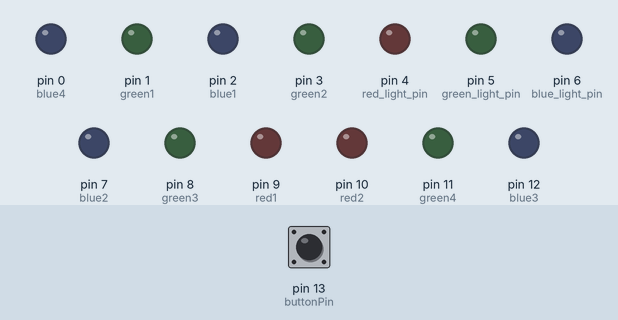
Simulated run of this sketch. Board: Arduino Uno, built with avr-gcc and run on an emulated ATmega328P. Shown: output pins drawn as LEDs (lit = HIGH). Inputs (shaded band) come from the test bench; at power-on: pin 13 (buttonPin) LOW.

Above: at 1.2 s.
1.3 s: pin 13 (buttonPin) pulled HIGH for 0.15 s
At 1.45 s:
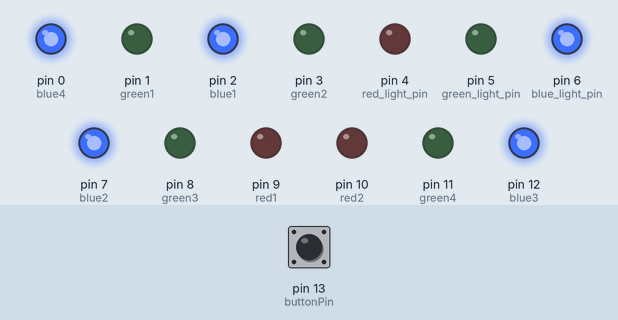
At 1.85 s:
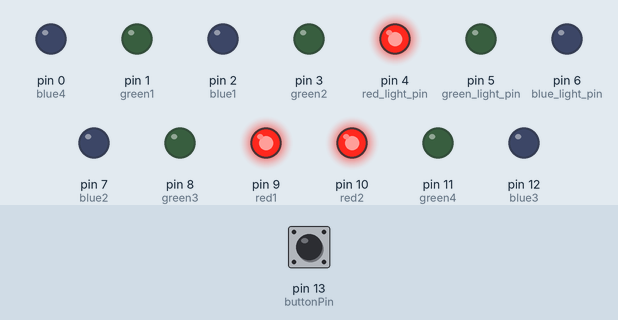
Timing chart, 0 to 17.8 s (numbered marks = the images above; inputs shaded):
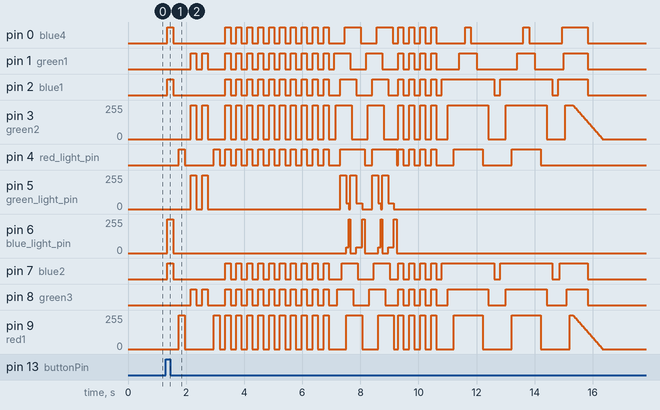

The sketch:

sketch.ino
```cpp
int blue4 = 0;
int green1 = 1;
int blue1 = 2;
int green2 = 3;
int red_light_pin = 4;
int green_light_pin = 5;
int blue_light_pin = 6;
int blue2 = 7;
int green3 = 8;
int red1 = 9;
int red2 = 10;
int green4 = 11;
int blue3 = 12;
int soundPin = 0;
int buttonPin = 13;
int buttonState = 0;
int sound;
int scale;
int restart = 0;
int brightness = 255;
int fadeAmount = -5;

int blueGroup[] = { blue1, blue2, blue3, blue4 };
int greenGroup[] = { green1, green2, green3, green4 };
int redGroup[] = { red1, red2 };
void setup() {
  pinMode(blue1, OUTPUT);
  pinMode(green2, OUTPUT);
  pinMode(blue2, OUTPUT);
  pinMode(green3, OUTPUT);
  pinMode(red_light_pin, OUTPUT);
  pinMode(green_light_pin, OUTPUT);
  pinMode(blue_light_pin, OUTPUT);
  pinMode(blue3, OUTPUT);
  pinMode(green1, OUTPUT);
  pinMode(red1, OUTPUT);
  pinMode(red2, OUTPUT);
  pinMode(green4, OUTPUT);
  pinMode(blue4, OUTPUT);
  digitalWrite(0, LOW);
  digitalWrite(1, LOW);
  pinMode(buttonPin, INPUT);
  //Serial.begin(9600);
}
void loop() {
	buttonState = digitalRead(buttonPin);
  delay(50);

  if (buttonState == 1) {
  BlueGroup(0, HIGH, 0, 4);
  RGB_color(0, 0, 255); // blue
  delay(200);
  RGB_color(0, 0, 0);
  BlueGroup(0, LOW, 0, 4);
  delay(200);
  RGB_color(255, 0, 0);
  RedGroup(0, HIGH);
  delay(200);
  RGB_color(0, 0, 0);
  RedGroup(0, LOW);
  delay(200);
  RGB_color(0, 255, 0);
  GreenGroup(0, HIGH, 0, 4);
  delay(200);
  RGB_color(0, 0, 0);
  GreenGroup(0, LOW, 0, 4);
  delay(200);
  RGB_color(0, 255, 0);
  GreenGroup(0, HIGH, 0, 4);
  delay(200);
  RGB_color(0, 0, 0);
  GreenGroup(0, LOW, 0, 4);
  delay(200);
  RGB_color(255, 0, 0);
  RedGroup(0, HIGH);
  delay(200);
  RGB_color(0, 0, 0);
  RedGroup(0, LOW);
  delay(200);
  //hammer

  for (int i = 0; i < 10; i++) {
  RGB_color(255, 0, 0);
  GreenGroup(0, HIGH, 0, 4);
  BlueGroup(0, HIGH, 0, 4);
  RedGroup(0, HIGH);
  delay(175);
  RGB_color(0, 0, 0);
  GreenGroup(0, LOW, 0, 4);
  BlueGroup(0, LOW, 0, 4);
  RedGroup(0, LOW);
  delay(200);
  }
  for (int i = 0; i < 2; i++) {
  GreenGroup(50, HIGH, 0, 4);
  RGB_color(255, 255, 0);
  BlueGroup(50, HIGH, 0, 4);
  RGB_color(165,42,42);
  RedGroup(50, HIGH);
  RGB_color(255, 0, 255);
  delay(50);
  RGB_color(255, 255, 0);
  GreenGroup(50, LOW, 0, 4);
  RGB_color(165,42,42);
  BlueGroup(50, LOW, 0, 4);
  RGB_color(255, 0, 255);
  RedGroup(50, LOW);
  RGB_color(0, 0, 0);
  delay(50);
  }
  for (int i = 0; i < 4; i++) {
  RGB_color(255, 0, 0);
  GreenGroup(0, HIGH, 0, 4);
  BlueGroup(0, HIGH, 0, 4);
  RedGroup(0, HIGH);
  delay(175);
   RGB_color(0, 0, 0);
  GreenGroup(0, LOW, 0, 4);
  BlueGroup(0, LOW, 0, 4);
  RedGroup(0, LOW);
  delay(200);
  }
  BlueGroup(0, HIGH, 0, 2);
  delay(200);
  digitalWrite(green2, HIGH);
  digitalWrite(green3, HIGH);
  delay(200);
  RedGroup(0, HIGH);
  RGB_color(255, 0, 0);
  delay(200);
  digitalWrite(green1, HIGH);
  digitalWrite(green4, HIGH);
  delay(200);
  BlueGroup(0, HIGH, 2, 4);
  delay(200);
  BlueGroup(0, LOW, 2, 4);
  delay(200);
  digitalWrite(green4, LOW);
  digitalWrite(green1, LOW);
   delay(200);
  RedGroup(0, LOW);
  RGB_color(0, 0, 0);
  delay(200);
  digitalWrite(green3, LOW);
  digitalWrite(green2, LOW);
  delay(200);
  BlueGroup(0, LOW, 0, 2);
  delay(200);
  BlueGroup(0, HIGH, 0, 2);
  delay(200);
  digitalWrite(green2, HIGH);
  digitalWrite(green3, HIGH);
  delay(200);
  RedGroup(0, HIGH);
  RGB_color(255, 0, 0);
  delay(200);
  digitalWrite(green1, HIGH);
  digitalWrite(green4, HIGH);
  delay(200);
  BlueGroup(0, HIGH, 2, 4);
  delay(200);
  BlueGroup(0, LOW, 2, 4);
  delay(200);
  digitalWrite(green4, LOW);
  digitalWrite(green1, LOW);
   delay(200);
  RedGroup(0, LOW);
  RGB_color(0, 0, 0);
  delay(200);
  digitalWrite(green3, LOW);
  digitalWrite(green2, LOW);
  delay(200);
  BlueGroup(0, LOW, 0, 2);
  delay(200);
  BlueGroup(50, HIGH, 0, 4);
  GreenGroup(50, HIGH, 0, 4);
  RedGroup(50, HIGH);
  for (int i = 0; i < 256; i+=5) {
      //Serial.println(i);
      analogWrite(blue4, 255-i);
      analogWrite(green1, 255-i);
      analogWrite(blue1, 255-i);
      analogWrite(blue2, 255-i);
      analogWrite(green2, 255-i);
      analogWrite(green3, 255-i);
      analogWrite(red1, 255-i);
      analogWrite(red2, 255-i);
      analogWrite(blue4, 255-i);
      analogWrite(green4, 255-i);
      analogWrite(blue3, 255-i);
      delay(20);

  }


  delay(2000);
  }
  else {
    GreenGroup(0, LOW, 0, 4);
    BlueGroup(0, LOW, 0, 4);
    RedGroup(0, LOW);
    RGB_color(0, 0, 0);
  }
}
void RGB_color(int red_light_value, int green_light_value, int blue_light_value) {
  analogWrite(red_light_pin, red_light_value);
  analogWrite(green_light_pin, green_light_value);
  analogWrite(blue_light_pin, blue_light_value);
}

void BlueGroup(int time , bool condition, int startFrom, int endAt) {
  for (int i = startFrom; i < endAt; i++) {
    digitalWrite(blueGroup[i], condition);
    delay(time);
  }
}

void GreenGroup(int time, bool condition, int startFrom, int endAt) {
  for (int i = startFrom; i < endAt; i++) {
    digitalWrite(greenGroup[i], condition);
    delay(time);
  }
}
void RedGroup(int time, bool condition) {
  for (int i = 0; i < 2; i++) {
    digitalWrite(redGroup[i], condition);
    delay(time);
  }
}
```

Measured:
- after the input at 1.3 s, pin 0 (blue4): LOW → HIGH after 0.05 s, → LOW 0.20 s later, → HIGH 1.8 s later, → LOW 0.18 s later, … (40 changes in this stretch); pin 1 (green1): LOW → HIGH after 0.85 s, → LOW 0.20 s later, → HIGH 0.20 s later, → LOW 0.20 s later, … (42 changes in this stretch)
